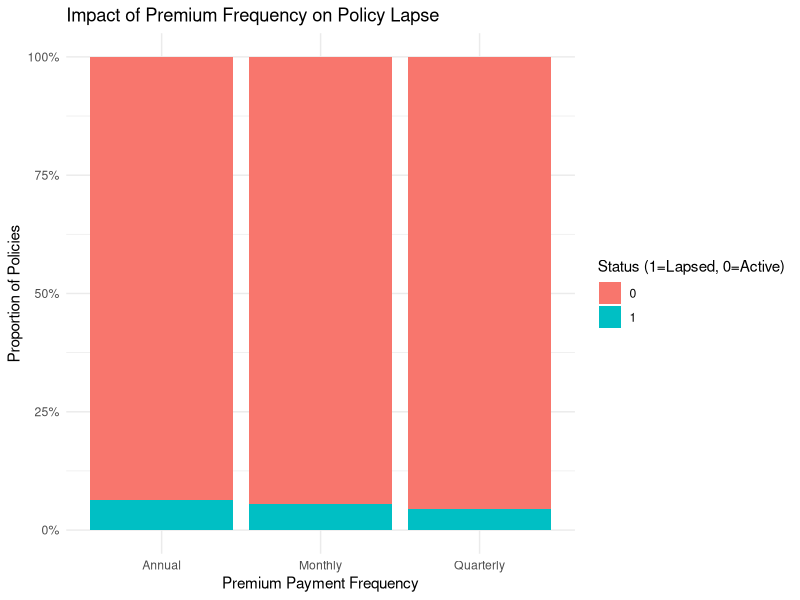
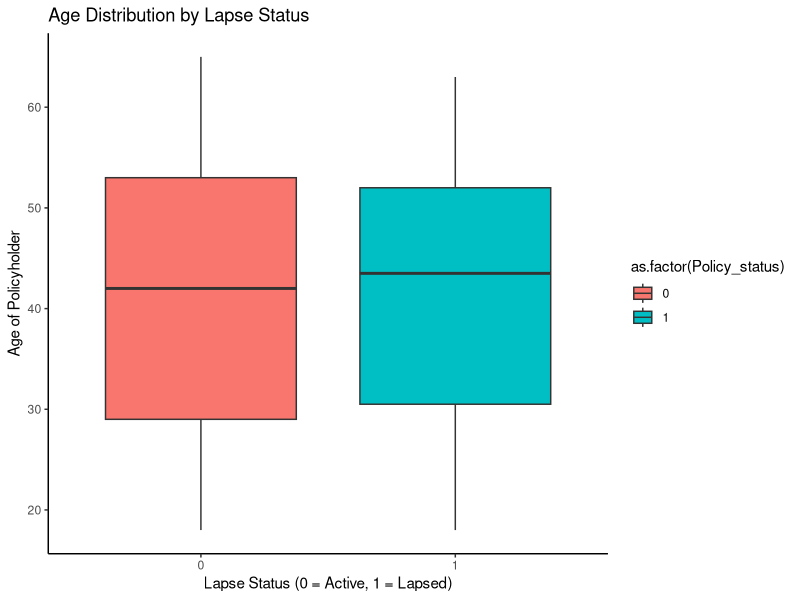

The R script that drew these images, in order:
# Predictive analysis of Policy Persistency

# Install Package named "Tidyverse"
install.packages("tidyverse")
library(tidyverse)

# Setting a specific seed value, to generate same random variables
set.seed(123)
# Creating a Portfolio of 1000 policies in start
n <- 1000 

# Creating a data frame named insurance_data which includes Policy ID,
# Age, Annual Income, Premium Frequency and Policy Tenure
insurance_data <- data.frame(
  Policy_ID = 1:n,
  Age = sample(18:65, n, replace = TRUE),
  Annual_Income = round(runif(n, 300000, 2000000)),
  Premium_Frequency = sample(c("Annual", "Monthly", "Quarterly"), n, replace = TRUE, prob = c(0.4, 0.4, 0.2)),
  Policy_Tenure = sample(1:10, n, replace = TRUE)
)

# Generating first 5 rows of insurance data
head(insurance_data , 5)

# Designing Lapse rate based on certain assumptions
insurance_data$Lapse_rate <- 0.1 + ifelse(insurance_data$Premium == "Monthly" , 0.3 , 0) + ifelse(insurance_data$Age < 30 , 0.2 , 0) - insurance_data$Policy_Tenure*0.02
head(insurance_data , 5)

# Generating policy status 
# 1 signifies Policy is inactive
# 0 signifies Policy is active
insurance_data$Policy_status <- rep(0,n)
for(i in 1:n){
  insurance_data$Policy_status[i] <- ifelse(insurance_data$Lapse_rate < runif(1) , 0 , 1)
}

# Generating first 5 rows of updated insurance data
head(insurance_data , 5)

# GGPLOT of Proportion of Policies against Premium Payment Frequency
ggplot(insurance_data, aes(x = Premium_Frequency, fill = as.factor(Policy_status))) +
  geom_bar(position = "fill") +
  labs(title = "Impact of Premium Frequency on Policy Lapse",
       x = "Premium Payment Frequency",
       y = "Proportion of Policies",
       fill = "Status (1=Lapsed, 0=Active)") +
  scale_y_continuous(labels = scales::percent) +
  theme_minimal()

# GGPLOT of Age of Policyholder against Policy Lapse status
ggplot(insurance_data, aes(x = as.factor(Policy_status), y = Age, fill = as.factor(Policy_status))) +
  geom_boxplot() +
  labs(title = "Age Distribution by Lapse Status",
       x = "Lapse Status (0 = Active, 1 = Lapsed)",
       y = "Age of Policyholder") +
  theme_classic()

# Fitting GLM model to predict Policy Lapse Risk
lapse_model <- glm(Policy_status ~ Age + Premium_Frequency + Policy_Tenure, 
                   data = insurance_data, 
                   family = "binomial")

# Summary of fitted model
summary(lapse_model)

# Predict 
predict(lapse_model, n.ahead = 1)
